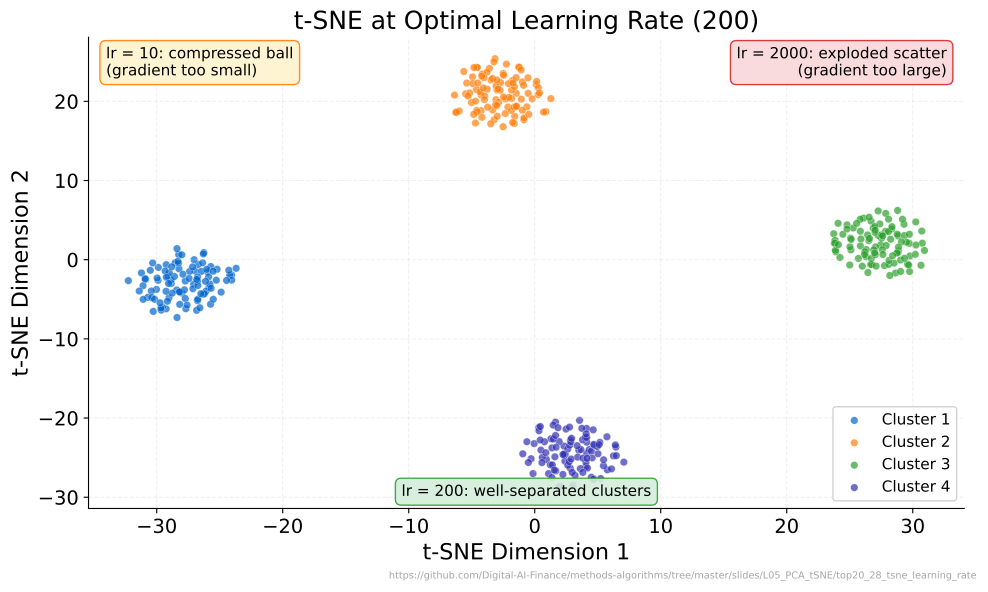

Write the Python code that produced this figure.
"""t-SNE at Optimal Learning Rate (200) - Shows well-separated clusters with failure mode annotations."""
import matplotlib.pyplot as plt
import numpy as np
from sklearn.datasets import make_blobs
from sklearn.manifold import TSNE
from pathlib import Path
import sys
sys.path.insert(0, str(Path(__file__).resolve().parents[3] / 'templates'))
from chart_style import apply_style, COLORS, MLPURPLE, MLBLUE, MLORANGE, MLGREEN, MLRED, MLLAVENDER
apply_style()

CHART_METADATA = {
    "title": "t-SNE at Optimal Learning Rate (200)",
    "description": "Scatter of t-SNE with lr=200 showing well-separated clusters, annotated with failure modes at other learning rates.",
    "url": "https://github.com/Digital-AI-Finance/methods-algorithms/tree/master/slides/L05_PCA_tSNE/top20_28_tsne_learning_rate"
}


np.random.seed(42)

X, y = make_blobs(n_samples=400, n_features=15, centers=4, cluster_std=1.0, random_state=42)

tsne = TSNE(learning_rate=200, random_state=42, perplexity=30, n_iter=1000)
X_emb = tsne.fit_transform(X)

cluster_colors = [MLBLUE, MLORANGE, MLGREEN, MLPURPLE]

fig, ax = plt.subplots()

for i in range(4):
    mask = y == i
    ax.scatter(X_emb[mask, 0], X_emb[mask, 1], c=cluster_colors[i], s=30,
               alpha=0.7, edgecolors='white', linewidths=0.3, label=f'Cluster {i+1}')

ax.set_title('t-SNE at Optimal Learning Rate (200)')
ax.set_xlabel('t-SNE Dimension 1')
ax.set_ylabel('t-SNE Dimension 2')

# Failure mode annotations
bbox_props = dict(boxstyle='round,pad=0.4', facecolor='#FFF3CD', edgecolor=MLORANGE, alpha=0.9)
ax.annotate('lr = 10: compressed ball\n(gradient too small)',
            xy=(0.02, 0.98), xycoords='axes fraction', fontsize=11,
            va='top', ha='left', bbox=bbox_props)

bbox_props2 = dict(boxstyle='round,pad=0.4', facecolor='#F8D7DA', edgecolor=MLRED, alpha=0.9)
ax.annotate('lr = 2000: exploded scatter\n(gradient too large)',
            xy=(0.98, 0.98), xycoords='axes fraction', fontsize=11,
            va='top', ha='right', bbox=bbox_props2)

bbox_props3 = dict(boxstyle='round,pad=0.4', facecolor='#D4EDDA', edgecolor=MLGREEN, alpha=0.9)
ax.annotate('lr = 200: well-separated clusters',
            xy=(0.5, 0.02), xycoords='axes fraction', fontsize=11,
            va='bottom', ha='center', bbox=bbox_props3)

ax.legend(loc='lower right', framealpha=0.9, fontsize=11)

plt.figtext(0.99, 0.01, CHART_METADATA['url'], fontsize=7, color='gray', ha='right', va='bottom', alpha=0.7)
plt.tight_layout()
plt.savefig(Path(__file__).parent / 'chart.pdf', dpi=300, bbox_inches='tight', facecolor='white')
plt.close()
